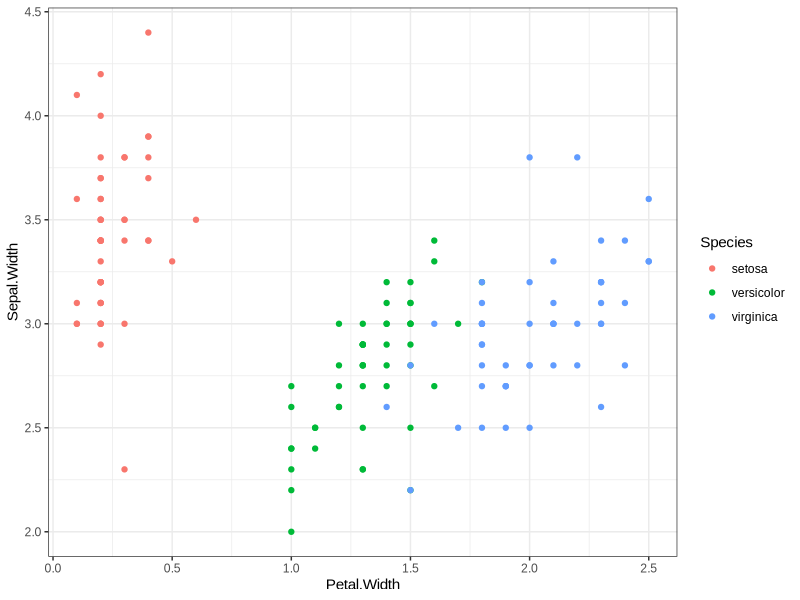
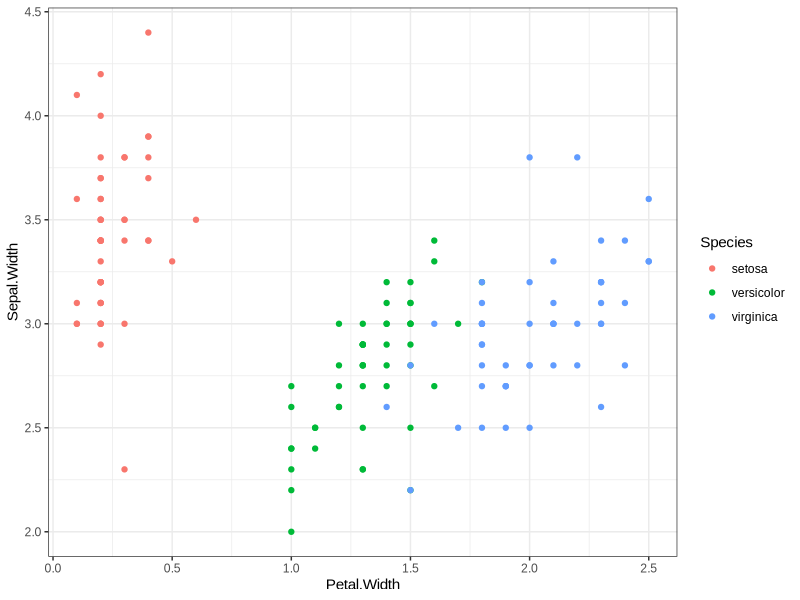
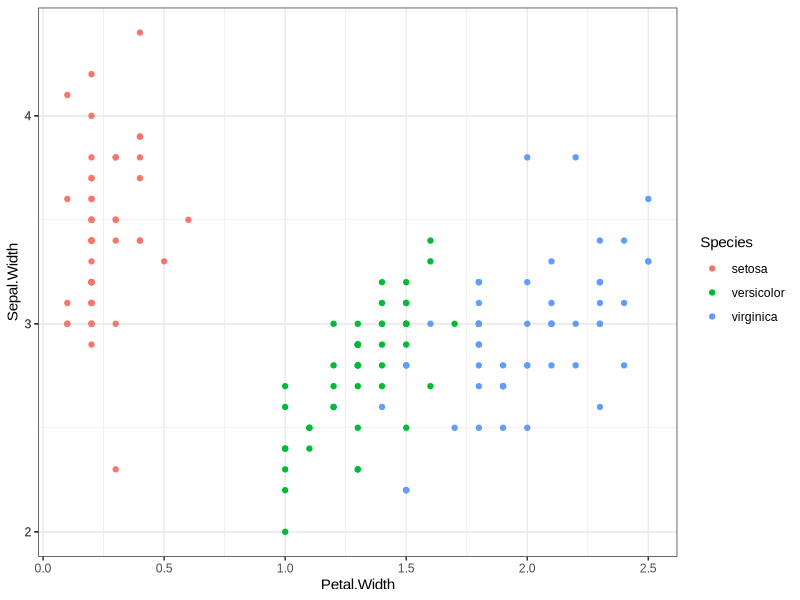
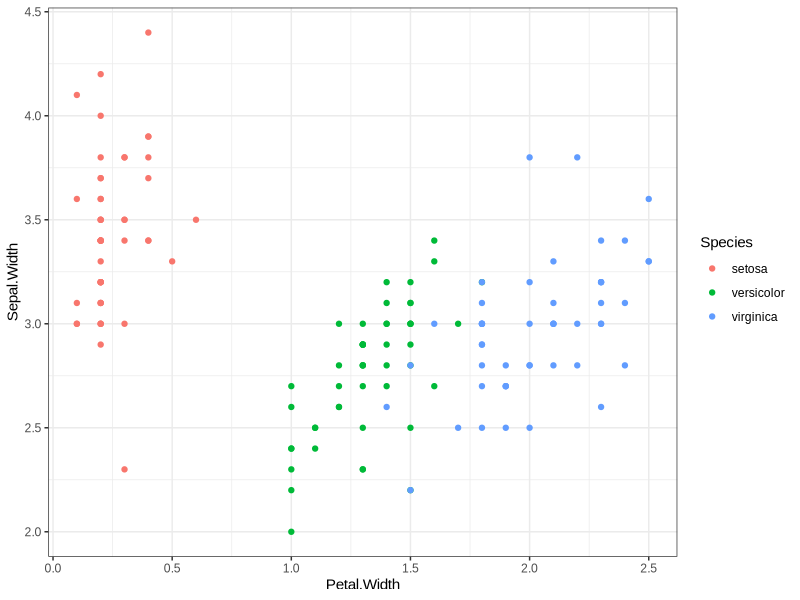
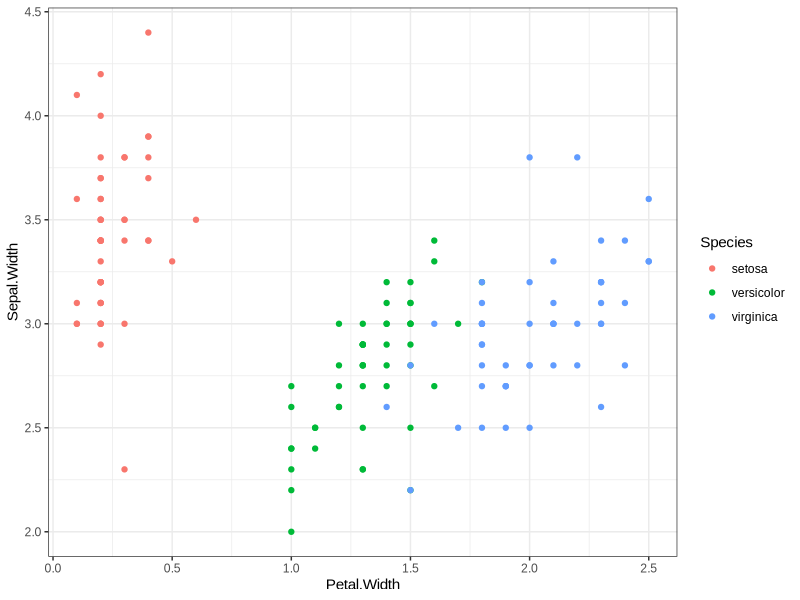
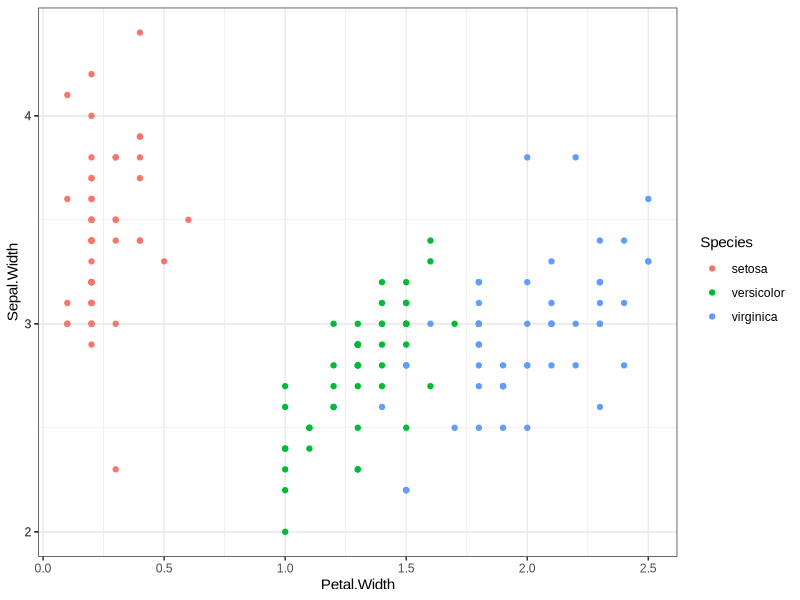
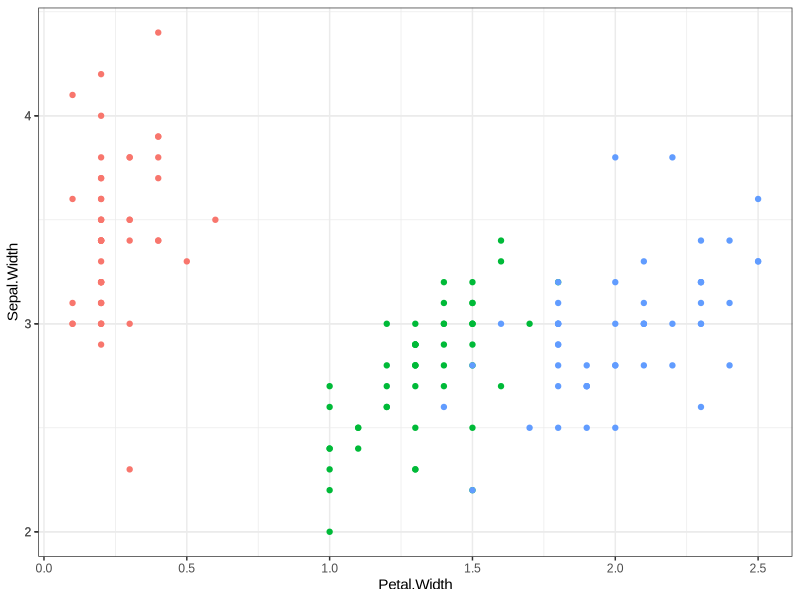
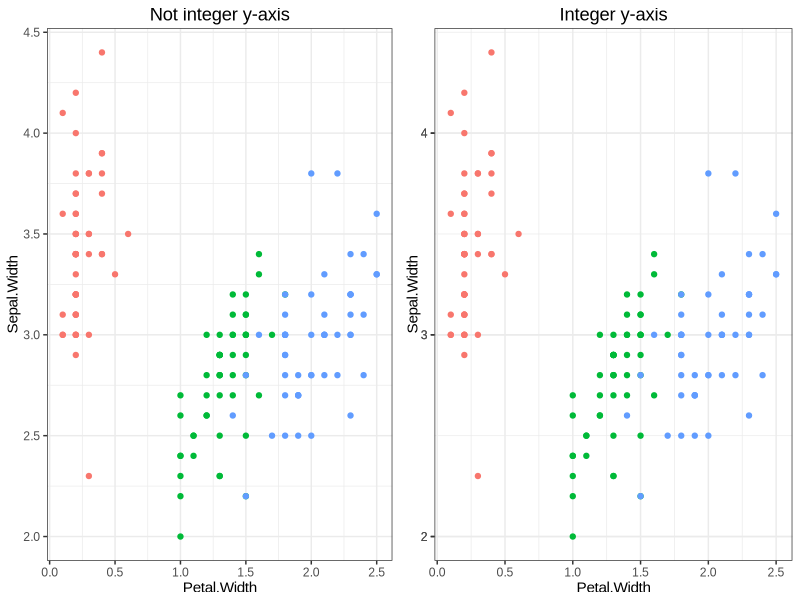

Source code (R) for these figures, in order:

library(cowplot)
library(tidyverse)

theme_bw <- function() {
    ggplot2::theme_bw(base_family = "Arial")
}



# A function factory for getting integer y-axis values.
integer_breaks <- function(n = 5, ...) {
    fxn <- function(x) {
        breaks <- floor(pretty(x, n, ...))
        names(breaks) <- attr(breaks, "labels")
        breaks
    }
    return(fxn)
}


iris %>% 
    ggplot(aes(x = Petal.Width, y = Sepal.Width)) +
    geom_point(aes(color = Species)) +
    scale_y_continuous(breaks = scales::pretty_breaks()) +
    theme_bw()
ggsave("prettybreaks-axes.svg", width = 7, height = 5)

iris %>% 
    ggplot(aes(x = Petal.Width, y = Sepal.Width)) +
    geom_point(aes(color = Species)) +
    theme_bw()
ggsave("noninteger-axes.svg", width = 7, height = 5)


iris %>% 
    ggplot(aes(x = Petal.Width, y = Sepal.Width)) +
    geom_point(aes(color = Species)) +
    scale_y_continuous(breaks = integer_breaks()) +
    theme_bw()
ggsave("integer-axes.svg", width = 7, height = 5)

featured_image <-iris %>% 
    ggplot(aes(x = Petal.Width, y = Sepal.Width)) +
    geom_point(aes(color = Species)) +
    scale_y_continuous(breaks = integer_breaks()) +
    theme_bw() +
    theme(legend.position = "none")
ggsave("featured.png", featured_image, width = 4, height = 4)

p1 <- iris %>% 
    ggplot(aes(x = Petal.Width, y = Sepal.Width)) +
    geom_point(aes(color = Species)) +
    theme_bw() +
    theme(
        legend.position = "none",
        plot.title = element_text(hjust = 0.5)
    ) +
    labs(title = "Not integer y-axis")
p2 <- iris %>% 
    ggplot(aes(x = Petal.Width, y = Sepal.Width)) +
    geom_point(aes(color = Species)) +
    scale_y_continuous(breaks = integer_breaks()) +
    theme_bw() +
    theme(
        legend.position = "none",
        plot.title = element_text(hjust = 0.5)
    ) +
    labs(title = "Integer y-axis")
cowplot_plot <- cowplot::plot_grid(p1, p2, nrow = 1, align = "h")
ggsave("cowplot_plot.svg", cowplot_plot, width = 7, height = 4)

